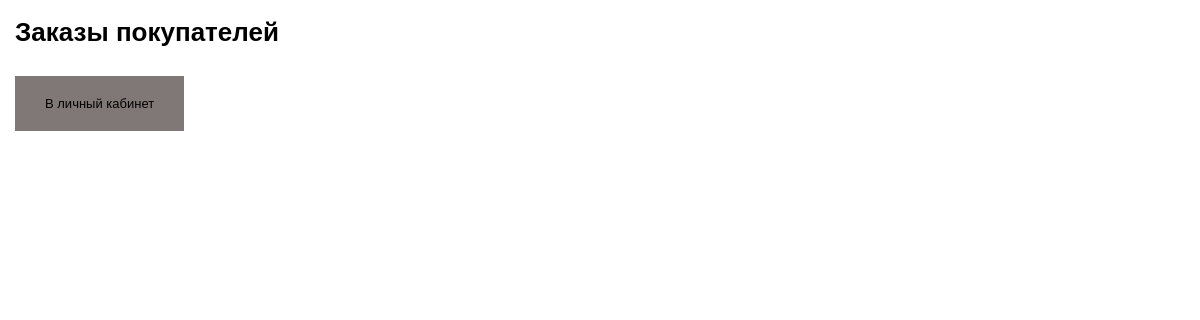
/info_order.php, run on an earlier commit of the app's database.
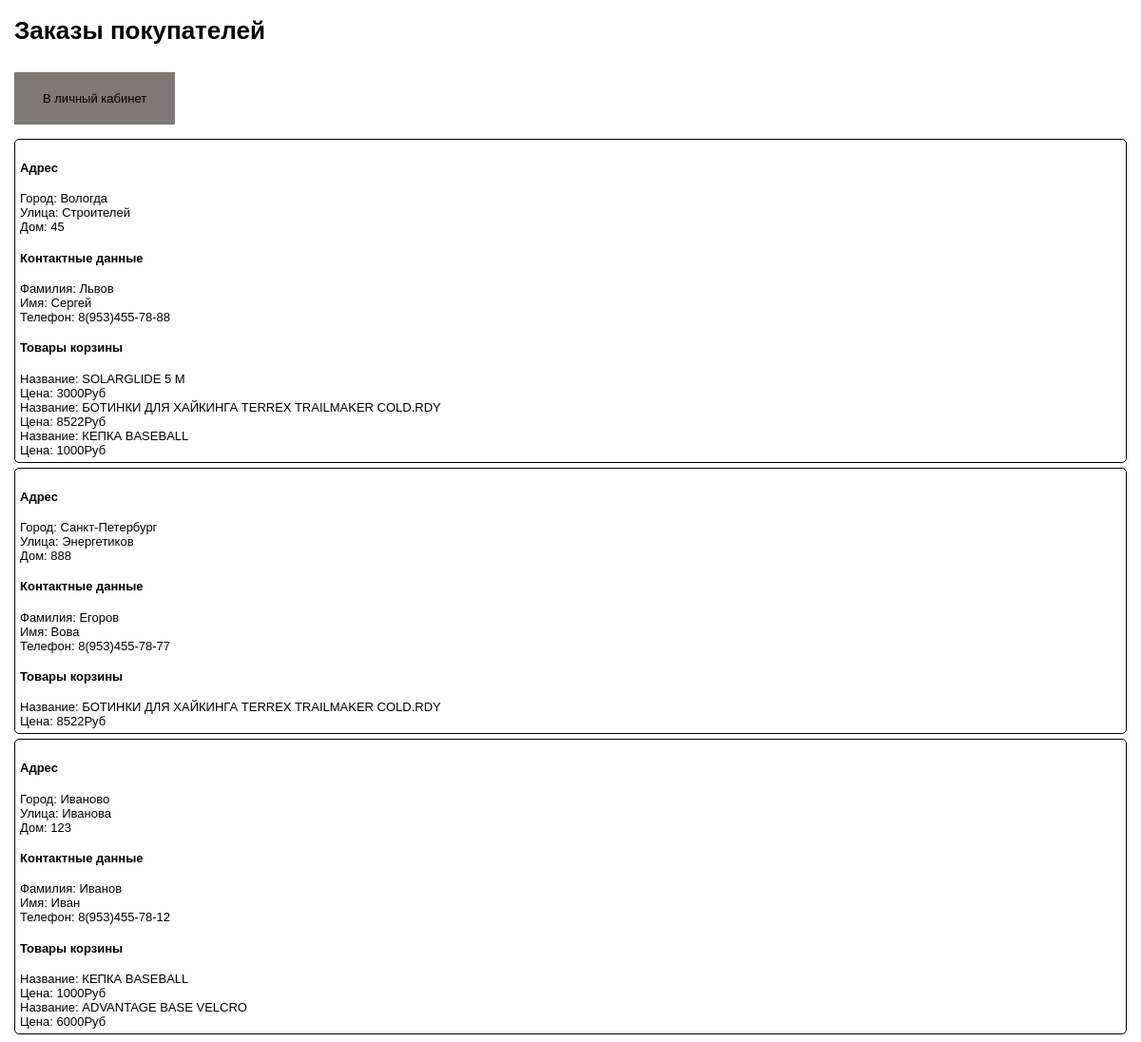
And on a later commit of the database.
### tables this page shows
CREATE TABLE `order` (
  `order_id` int NOT NULL,
  `order_city` varchar(1000) NOT NULL,
  `order_street` varchar(1000) NOT NULL,
  `order_home` varchar(1000) NOT NULL,
  `order_surname` varchar(1000) NOT NULL,
  `order_name` varchar(1000) NOT NULL,
  `order_phone` varchar(1000) NOT NULL,
  `orderid` text NOT NULL
);

CREATE TABLE `basket` (
  `id_item` int NOT NULL,
  `basket_id` text NOT NULL,
  `id` int NOT NULL
);

CREATE TABLE `goods` (
  `id` int NOT NULL,
  `goods_name` tinytext,
  `description` text,
  `price` int DEFAULT NULL,
  `currencies` tinytext,
  `id_img` int NOT NULL
);

### config_mysql.php (called while the page is built, shortened)
<?php
function doQuerySelectBasketInfo($db, $id)
{
    $sql = "SELECT `goods_name`, `price`, `currencies`, `basket_id` FROM basket INNER JOIN goods ON goods.id_img = basket.id WHERE basket_id = '$id'";
    $result = mysqli_query($db, $sql);
    return $result;
}
function doQuerySelectOrder($db)
{
    $sql = "SELECT `order_city`, `order_street`, `order_home`, `order_surname`, `order_name`, `order_phone`, `orderid` FROM `order`";
    $result = mysqli_query($db, $sql);
    return $result;
}

### info_order.php (the view, shortened to what this page needs)
<?php
require 'config_mysql.php';
$arData =[];
$result = doQuerySelectOrder($db);
while($row = mysqli_fetch_assoc($result))
{
    $arData[] = $row;
}
foreach($arData as $val)
{
    $result = doQuerySelectBasketInfo($db, $val['orderid']);
    while($row = mysqli_fetch_assoc($result))
    {
        $arBasket[$val['orderid']][] = $row;
    }
}
?>
<!DOCTYPE html>
<html lang="en">
<head>
</head>
<body>
    <div class="container">
        <h1>Заказы покупателей</h1>
        <a class="btn_basket" href="auth.php">В личный кабинет</a>
        <?php foreach($arData as $order):?>
            <div class="wrap">
                <h4>Адрес</h4>
                <div>Город: <span><?=$order['order_city']?></span></div>
                <div>Улица: <span><?=$order['order_street']?></span></div>
                <div>Дом: <span><?=$order['order_home']?></span></div>
                <h4>Контактные данные</h4>
                <div>Фамилия: <span><?=$order['order_surname']?></span></div>
                <div>Имя: <span><?=$order['order_name']?></span></div>
                <div>Телефон: <span><?=$order['order_phone']?></span></div>
                <h4>Товары корзины</h4>
                <?php foreach($arBasket[$order['orderid']] as $goods):?>
                <div>Название: <span><?=$goods['goods_name']?></span></div>
                <div>Цена: <span><?=$goods['price']?></span><span><?=$goods['currencies']?></span></div>
                <?php endforeach;?>
            </div>
        <?php endforeach;?>
    </div>
</body>
</html>

### info_order.php (style rules this page uses)
body { font-family: sans-serif; font-size: 13px; }
.container { width: 1170px; margin: 0 auto; }
.wrap { border: 1px solid #000; border-radius: 5px; margin: 5px 0; padding: 5px; }
.btn_basket { padding: 20px 30px; display: inline-block; background: #807777; text-decoration: none; color: #000; margin: 10px 0; }

What changed in the data, as far as the page shows it:
added order: order_city "Вологда", order_street "Строителей", order_home "45", order_surname "Львов", order_name "Сергей", order_phone "8(953)455-78-88"
added basket: goods.goods_name "SOLARGLIDE 5 M", goods.price "3000", goods.currencies "Руб", shown under "Вологда"
added basket: goods.goods_name "БОТИНКИ ДЛЯ ХАЙКИНГА TERREX TRAILMAKER COLD.RDY", goods.price "8522", goods.currencies "Руб", shown under "Вологда"
added basket: goods.goods_name "КЕПКА BASEBALL", goods.price "1000", goods.currencies "Руб", shown under "Вологда"
added order: order_city "Санкт-Петербург", order_street "Энергетиков", order_home "888", order_surname "Егоров", order_name "Вова", order_phone "8(953)455-78-77"
added basket: goods.goods_name "БОТИНКИ ДЛЯ ХАЙКИНГА TERREX TRAILMAKER COLD.RDY", goods.price "8522", goods.currencies "Руб", shown under "Санкт-Петербург"
added order: order_city "Иваново", order_street "Иванова", order_home "123", order_surname "Иванов", order_name "Иван", order_phone "8(953)455-78-12"
added basket: goods.goods_name "КЕПКА BASEBALL", goods.price "1000", goods.currencies "Руб", shown under "Иваново"
added basket: goods.goods_name "ADVANTAGE BASE VELCRO", goods.price "6000", goods.currencies "Руб", shown under "Иваново"
